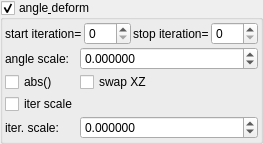
    <widget class="MyGroupBox" name="groupCheck_transf_function_enabledN_false">
     <property name="toolTip">
      <string/>
     </property>
     <property name="title">
      <string>angle&amp; deform</string>
     </property>
     <property name="checkable">
      <bool>true</bool>
     </property>
     <layout class="QVBoxLayout" name="verticalLayout_35" stretch="0,0">
      <property name="spacing">
       <number>2</number>
      </property>
      <property name="leftMargin">
       <number>2</number>
      </property>
      <property name="topMargin">
       <number>2</number>
      </property>
      <property name="rightMargin">
       <number>2</number>
      </property>
      <property name="bottomMargin">
       <number>2</number>
      </property>
      <item>
       <layout class="QHBoxLayout" name="horizontalLayout_10" stretch="0,1,0,1">
        <property name="topMargin">
         <number>0</number>
        </property>
        <item>
         <widget class="QLabel" name="label_82">
          <property name="text">
           <string>start iteration=</string>
          </property>
          <property name="wordWrap">
           <bool>true</bool>
          </property>
         </widget>
        </item>
        <item>
         <widget class="MySpinBox" name="spinboxInt_transf_start_iterations_N">
          <property name="sizePolicy">
           <sizepolicy hsizetype="Minimum" vsizetype="Maximum">
            <horstretch>0</horstretch>
            <verstretch>0</verstretch>
           </sizepolicy>
          </property>
          <property name="minimum">
           <number>0</number>
          </property>
          <property name="maximum">
           <number>999</number>
          </property>
          <property name="value">
           <number>0</number>
          </property>
         </widget>
        </item>
        <item>
         <widget class="QLabel" name="label_68">
          <property name="text">
           <string>stop iteration=</string>
          </property>
          <property name="wordWrap">
           <bool>true</bool>
          </property>
         </widget>
        </item>
        <item>
         <widget class="MySpinBox" name="spinboxInt_transf_stop_iterations_N">
          <property name="sizePolicy">
           <sizepolicy hsizetype="Preferred" vsizetype="Maximum">
            <horstretch>0</horstretch>
            <verstretch>0</verstretch>
           </sizepolicy>
          </property>
          <property name="maximum">
           <number>999</number>
          </property>
         </widget>
        </item>
       </layout>
      </item>
      <item>
       <layout class="QGridLayout" name="gridLayout_15" columnstretch="0,1">
        <property name="spacing">
         <number>2</number>
        </property>
        <item row="0" column="0">
         <widget class="QLabel" name="label_116">
          <property name="text">
           <string>angle scale:</string>
          </property>
         </widget>
        </item>
        <item row="3" column="1">
         <widget class="MyDoubleSpinBox" name="spinbox_transf_offset_1">
          <property name="sizePolicy">
           <sizepolicy hsizetype="Minimum" vsizetype="Maximum">
            <horstretch>0</horstretch>
            <verstretch>0</verstretch>
           </sizepolicy>
          </property>
          <property name="prefix">
           <string/>
          </property>
          <property name="suffix">
           <string/>
          </property>
          <property name="decimals">
           <number>6</number>
          </property>
          <property name="minimum">
           <double>-99.989999999999995</double>
          </property>
          <property name="maximum">
           <double>99.989999999999995</double>
          </property>
          <property name="singleStep">
           <double>0.100000000000000</double>
          </property>
         </widget>
        </item>
        <item row="2" column="0">
         <widget class="MyCheckBox" name="checkBox_transf_function_enabledAx_false">
          <property name="text">
           <string>iter scale</string>
          </property>
         </widget>
        </item>
        <item row="3" column="0">
         <widget class="QLabel" name="label_117">
          <property name="text">
           <string>iter. scale:</string>
          </property>
         </widget>
        </item>
        <item row="0" column="1">
         <widget class="MyDoubleSpinBox" name="spinbox_transf_angle_0">
          <property name="sizePolicy">
           <sizepolicy hsizetype="Minimum" vsizetype="Maximum">
            <horstretch>0</horstretch>
            <verstretch>0</verstretch>
           </sizepolicy>
          </property>
          <property name="prefix">
           <string/>
          </property>
          <property name="suffix">
           <string/>
          </property>
          <property name="decimals">
           <number>6</number>
          </property>
          <property name="minimum">
           <double>-99.989999999999995</double>
          </property>
          <property name="maximum">
           <double>99.989999999999995</double>
          </property>
          <property name="singleStep">
           <double>0.010000000000000</double>
          </property>
         </widget>
        </item>
        <item row="1" column="0">
         <widget class="MyCheckBox" name="checkBox_transf_function_enabledAz_false">
          <property name="text">
           <string notr="true">abs()</string>
          </property>
         </widget>
        </item>
        <item row="1" column="1">
         <widget class="MyCheckBox" name="checkBox_transf_function_enabledO_false">
          <property name="text">
           <string>swap XZ</string>
          </property>
         </widget>
        </item>
       </layout>
      </item>
     </layout>
    </widget>
